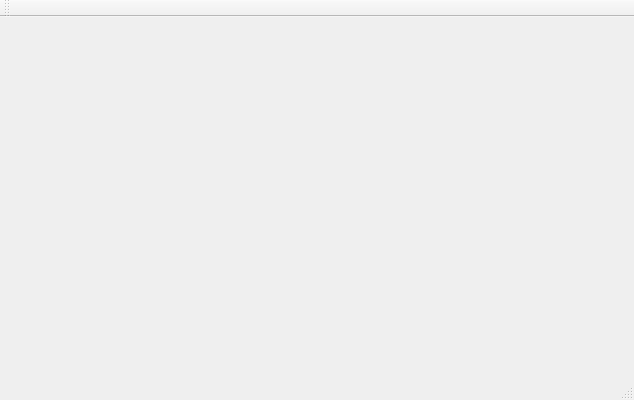
<?xml version="1.0" encoding="UTF-8"?>
<ui version="4.0">
 <class>QTLineEditClass</class>
 <widget class="QMainWindow" name="QTLineEditClass">
  <property name="geometry">
   <rect>
    <x>0</x>
    <y>0</y>
    <width>634</width>
    <height>400</height>
   </rect>
  </property>
  <property name="windowTitle">
   <string>QTLineEdit</string>
  </property>
  <widget class="QWidget" name="centralWidget"/>
  <widget class="QMenuBar" name="menuBar">
   <property name="geometry">
    <rect>
     <x>0</x>
     <y>0</y>
     <width>634</width>
     <height>21</height>
    </rect>
   </property>
  </widget>
  <widget class="QToolBar" name="mainToolBar">
   <attribute name="toolBarArea">
    <enum>TopToolBarArea</enum>
   </attribute>
   <attribute name="toolBarBreak">
    <bool>false</bool>
   </attribute>
  </widget>
  <widget class="QStatusBar" name="statusBar"/>
 </widget>
 <layoutdefault spacing="6" margin="11"/>
 <resources>
  <include location="QTLineEdit.qrc"/>
 </resources>
 <connections/>
 <slots>
  <slot>ajoute()</slot>
  <slot>efface()</slot>
  <slot>historique()</slot>
 </slots>
</ui>
